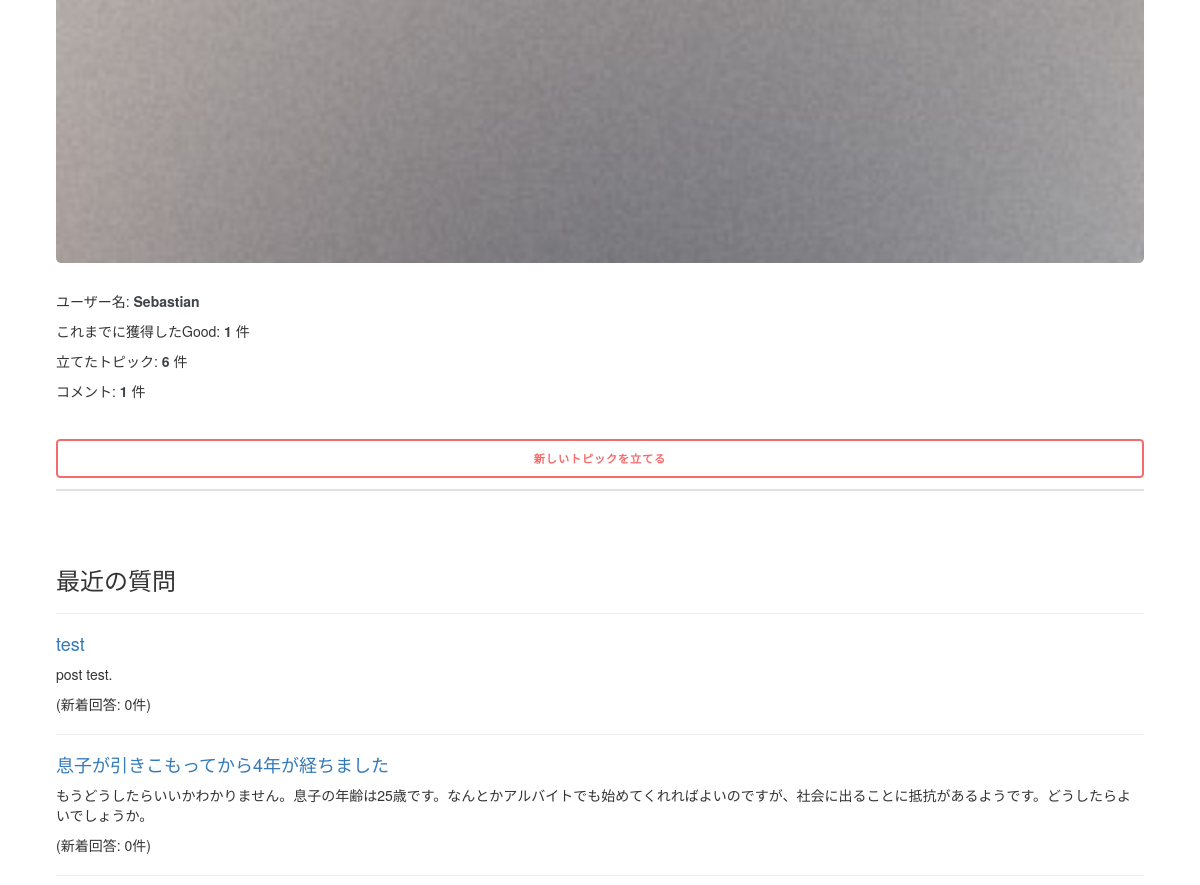
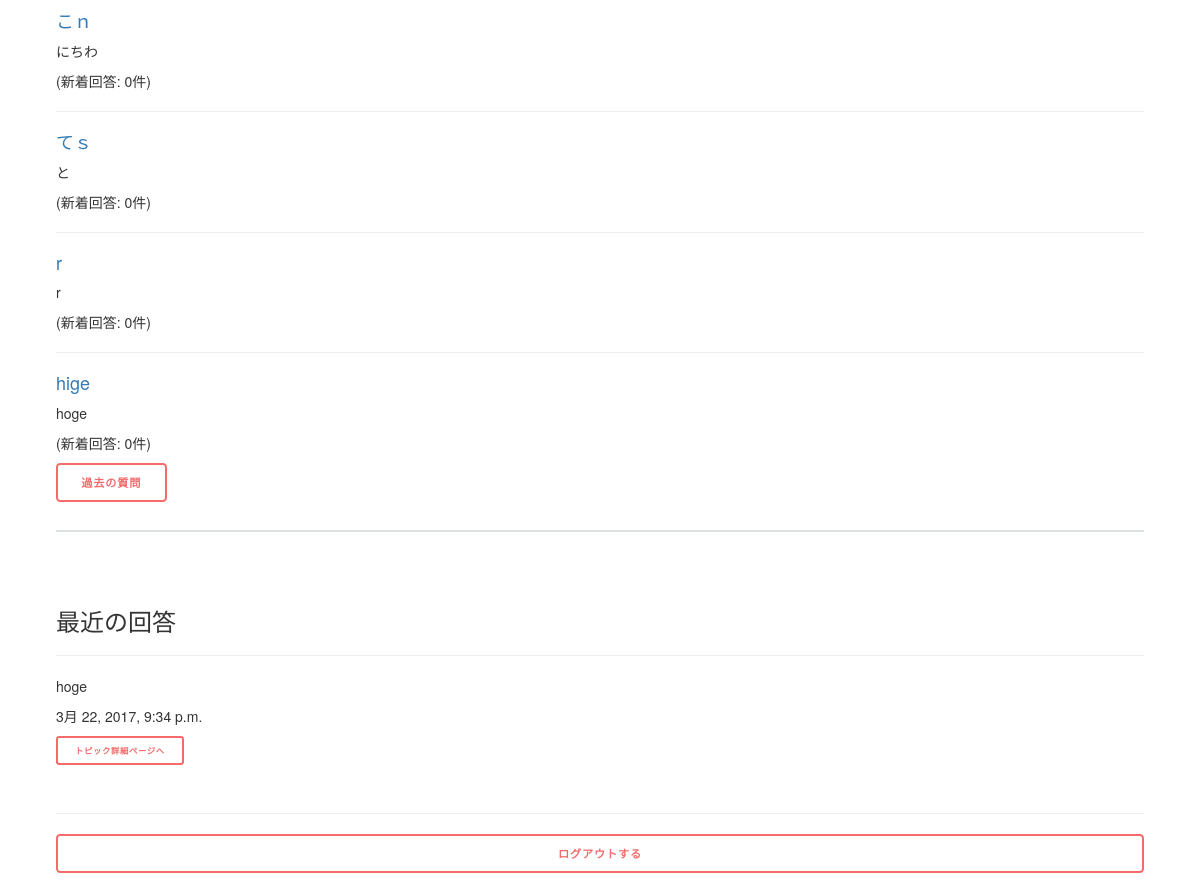
The app's page /portfolio/ (signed in, lower part), older data (2 pictures, top to bottom).
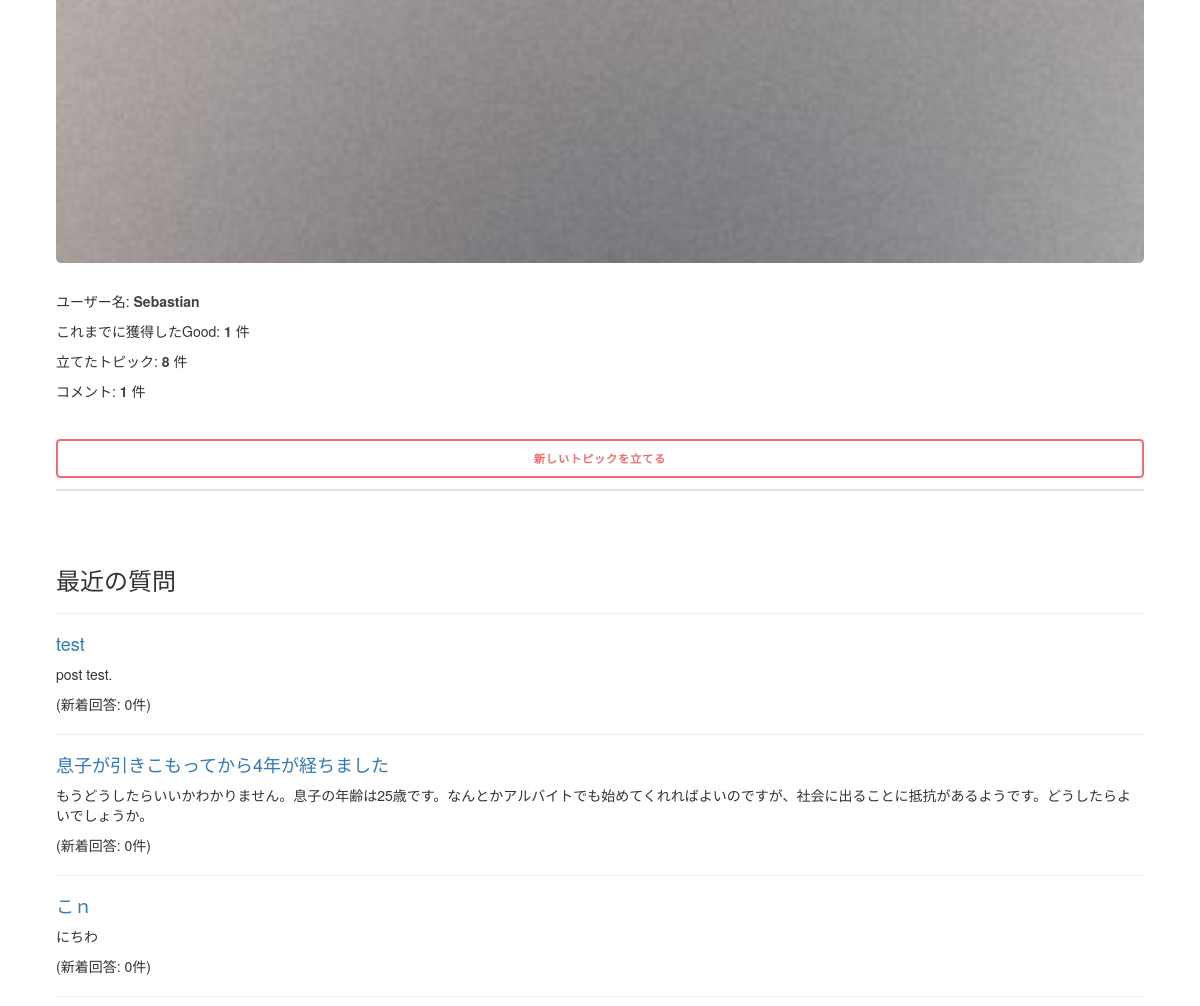
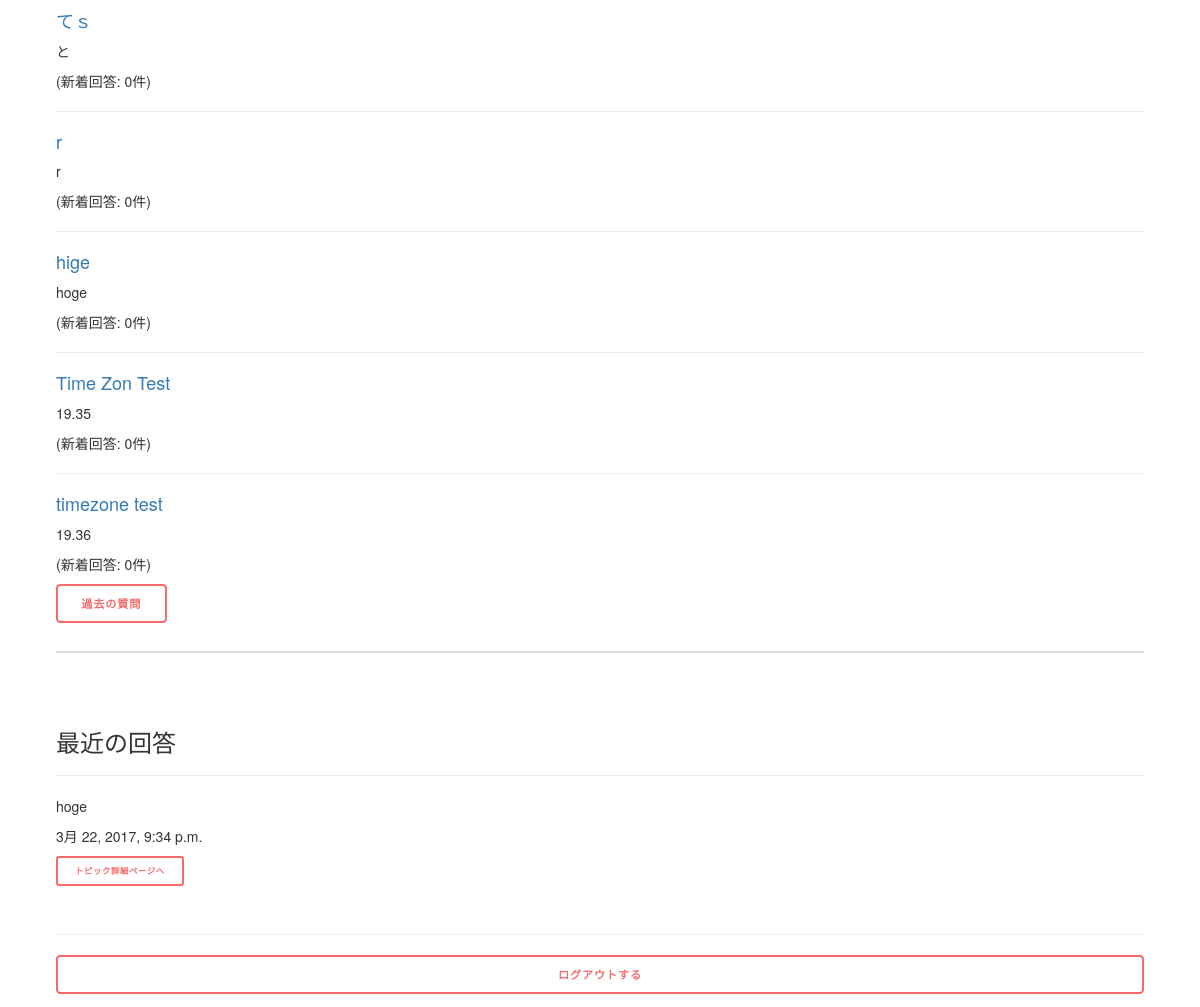
The same page, newer data (2 pictures, top to bottom).
### counsel/models.py (models this page shows, shortened)
class Post(models.Model):
    title = models.CharField(max_length=50)
    content = models.CharField(max_length=500)
    user = models.ForeignKey(FamoUser)
    updated_date = models.DateTimeField(auto_now=True)
    anonymous = models.BooleanField(default=False)
    class Meta:
        abstract = True

class Question(Post):
    hits = models.IntegerField(default=0)
    last_accessed_date = models.DateTimeField(default=datetime.now())

class Answer(Post):
    question = models.ForeignKey(Question)
    good_rators = models.ManyToManyField(FamoUser, related_name='good_answers')
    bad_rators = models.ManyToManyField(FamoUser, related_name='bad_anwers')

### portfolio/views.py (the view)
# urls.py: url(r'^', views.index, name='index'),
@login_required
def index(request):
    good_points = Answer.objects.filter(user=request.user).aggregate(Count('good_rators'))['good_rators__count'] + Comment.objects.filter(user=request.user).aggregate(Count('good_rators'))['good_rators__count']
    questions_count = Question.objects.filter(user=request.user).count()
    answers_count = Answer.objects.filter(user=request.user).count()
    comments_count = Comment.objects.filter(user=request.user).count()
    context = {'user': request.user, 'good_points': good_points, 'questions_count': questions_count, 'answers_count': answers_count, 'comments_count': comments_count}
    return render(request, 'portfolio/index.html', context)

### commons/templatetags/commons_extras.py (called while the page is built)
@register.filter
def cut_text(text, num):
    if len(text) > num:
        return ''.join([text[:num], '...'])
    else:
        return text

@register.filter
def get_categories(num=30):
    return Category.objects.order_by('name')[:num]

@register.inclusion_tag('commons/search_form.html')
def search_form():
    search_form = SearchForm(prefix='search')
    return {'search_form': search_form}

@register.inclusion_tag('commons/modal_libraries.html')
def modal_libraries():
    return {}

### counsel/templatetags/counsel_extras.py (called while the page is built)
@register.filter
def get_your_answers(user):
    return Answer.objects.filter(user=user).order_by('-updated_date')

@register.inclusion_tag('counsel/post_question_form.html')
def post_question_form():
    return {}

@register.inclusion_tag('counsel/post_question_modal.html')
def post_question_modal(user):
    if user.username:
        return {'user': True}
    else:
        return {'user': False}

@register.inclusion_tag('counsel/post_question_modal_scripts.html')
def post_question_modal_scripts():
    return {}

### portfolio/templatetags/portfolio_extras.py (called while the page is built)
@register.filter
def get_questions(user):
    questions = Question.objects.filter(user=user)[:10]
    return questions

### portfolio/templates/portfolio/index.html (shortened to what this page needs)
{% extends 'commons/base.html' %}
{% load static %}
{% load commons_extras %}
{% load portfolio_extras %}
{% load counsel_extras %}
{% block extend_head %}
  {% modal_libraries %}
{% endblock extend_head %}
{% block content %}
<section id="profile">
  <span class="image fit"><img src="{% static 'commons/images/pic07.jpg' %}"></span>
  <p>ユーザー名: <strong>{{ user.username }}</strong></p>
  <p>これまでに獲得したGood: <strong>{{ good_points }}</strong> 件</p>
  <p>立てたトピック: <strong>{{ questions_count }}</strong> 件</p>
  <p>コメント: <strong>{{ comments_count }}</strong> 件</p>
</section>
<button type="button" class="button fit" data-toggle="modal" data-target="#questionModal" id="command">新しいトピックを立てる</button>
<section id="questions">
  <h3>最近の質問</h3>
  {% for question in user|get_questions %}
  <section id="question{{ question.id }}">
    <hr>
    <a href="{% url 'counsel:detail' question.id %}"><h4>{{ question.title }}</h4></a>
    <p>{{ question.content }}</p>
    <p>(新着回答: {{ question|count_new_answers }}件)</p>
  </section>
  {% endfor %}
  <a href="#" class="button">過去の質問</a>
</section>
<section id="answers">
  <h3>最近の回答</h3>
  {% for answer in user|get_your_answers %}
  <section id="answer{{ answer.id }}">
    <hr>
    {% answer_portfolio_node answer %}
  </section>
  {% endfor %}
</section>
<hr>
<p><a href="{% url 'logout' %}" class="button fit">ログアウトする</a></p>
{% endblock content %}

### portfolio/templates/portfolio/answer_portfolio_node.html
{% load commons_extras %}
<p>{{ answer.content|cut_text:40 }}</p>
<p>{{ answer.updated_date }}</p>
<a href="{% url 'counsel:detail' answer.question.id %}" class="button small">トピック詳細ページへ</a>

Row changes from the older to the newer data that the page shows:
added Question: title "Time Zon Test", content "19.35", last_accessed_date+id "0"
added Question: title "timezone test", content "19.36", last_accessed_date+id "0"
Text that changed along with them:
{{ questions_count }}: "6" → "8"
